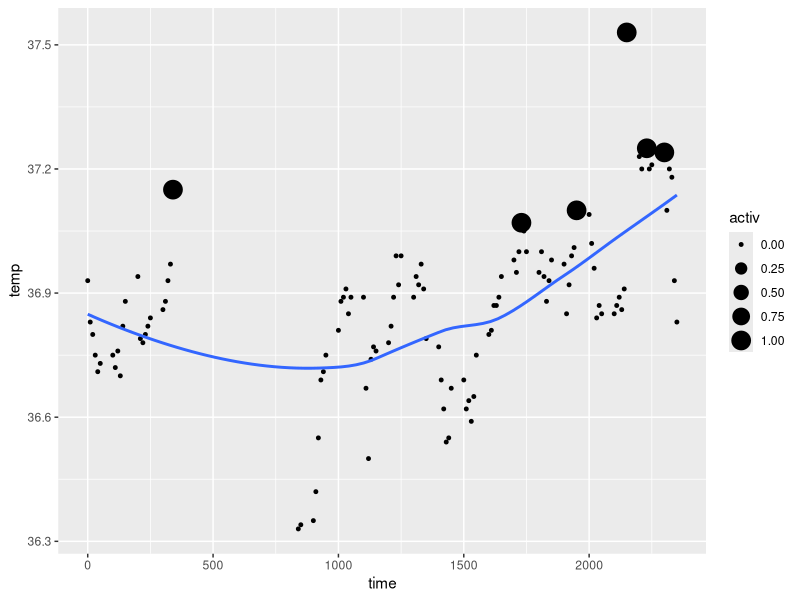

The R source for this figure:
# Lab 3: Part 2 

#install.packages("tidyverse")
library(tidyverse)

#look at data options
data()

#beaver time
View(beaver1)
?beaver1


#scatterplot of time vs temp
ggplot(data = beaver1) + geom_point(mapping = aes(x = time, y = temp, size = activ)) + geom_smooth(mapping = aes(x = time, y = temp), se = FALSE)